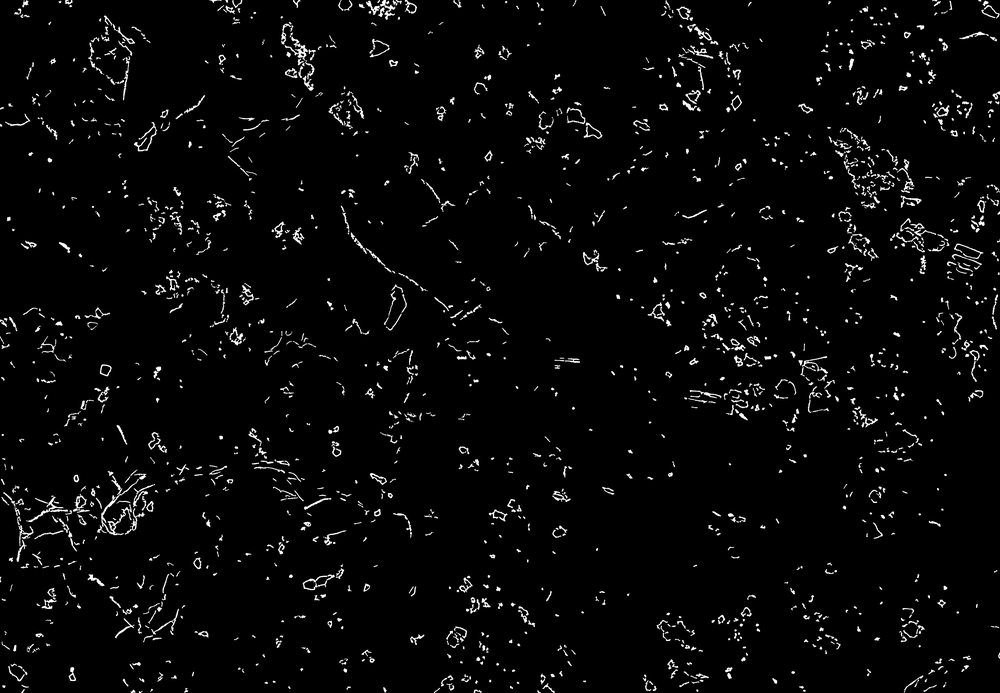
#> input picture reportspanoramas_unet_test2/10_fine.png, 1000 x 693 px, shrunk from 4096 x 2837 before the run
$ python -i sulfide_mask.py   (imports and definitions only)
#> lines starting #> are read from the running program, lines starting #| are printed output that depends on the picture; after the words box and inside, x2 and y2 are one past the last pixel; in counts of white or black regions, pixels touching at a corner belong together
#> further down, picture is the input picture: shape (693, 1000, 3); min 0, max 255, mean 8.2
"""Детекция и классификация сульфидных срастаний по ТЗ хакатона."""

from __future__ import annotations

import cv2
import numpy as np

SULFIDE_ORDINARY = 1
SULFIDE_FINE = 2


def extract_sulfide_masks(
    img_bgr: np.ndarray,
    min_area: int | None = None,
    ordinary_area_frac: float = 0.00008,
    replacement_threshold: float = 0.45,
) -> tuple[np.ndarray, np.ndarray, np.ndarray]:
    """
    Обычные: крупные изолированные светлые сульфиды с минимальным замещением.
    Тонкие: мелкие или сильно замещённые нерудной (тёмной) фазой.

    Возвращает ordinary_mask, fine_mask, all_sulfide_mask (uint8 0/255).
    """
#> called with ordinary_area_frac = 8e-05, replacement_threshold = 0.45
    h, w = img_bgr.shape[:2]
    gray = cv2.cvtColor(img_bgr, cv2.COLOR_BGR2GRAY)
    proc = cv2.createCLAHE(clipLimit=2.0, tileGridSize=(8, 8)).apply(gray)

    p90 = float(np.percentile(proc, 90))
#> p90 = 6
    p85 = float(np.percentile(proc, 85))
#> p85 = 3
    dark_ref = float(np.percentile(proc, 32))
#> dark_ref = 3

    bright = (proc >= p85).astype(np.uint8) * 255
#> bright: shape (693, 1000); every value is 255
    blur = cv2.GaussianBlur(proc, (21, 21), 0)
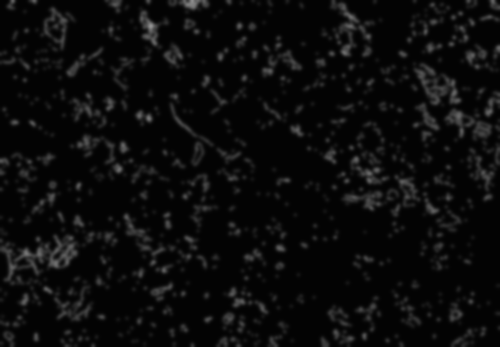
#> blur: shape (693, 1000) (shown at 1/2 size); min 3, max 147, mean 11.6
    local_peak = proc.astype(np.float32) > blur.astype(np.float32) + 10
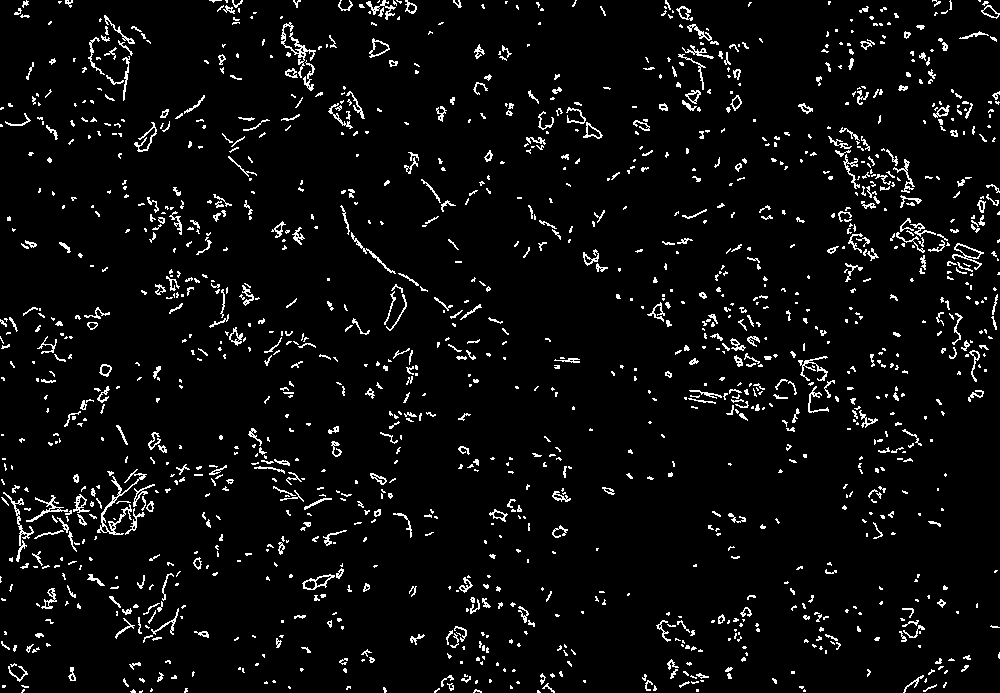
#> local_peak: shape (693, 1000) bool; 4.9% white in thin lines or dots
    bright = cv2.bitwise_and(bright, (local_peak.astype(np.uint8) * 255))
#> bright: shape (693, 1000); 4.9% white in thin lines or dots

    kernel = cv2.getStructuringElement(cv2.MORPH_ELLIPSE, (3, 3))
    bright = cv2.morphologyEx(bright, cv2.MORPH_OPEN, kernel, iterations=1)
#> bright: shape (693, 1000); 2.3% white in thin lines or dots
    bright = cv2.morphologyEx(bright, cv2.MORPH_CLOSE, kernel, iterations=2)
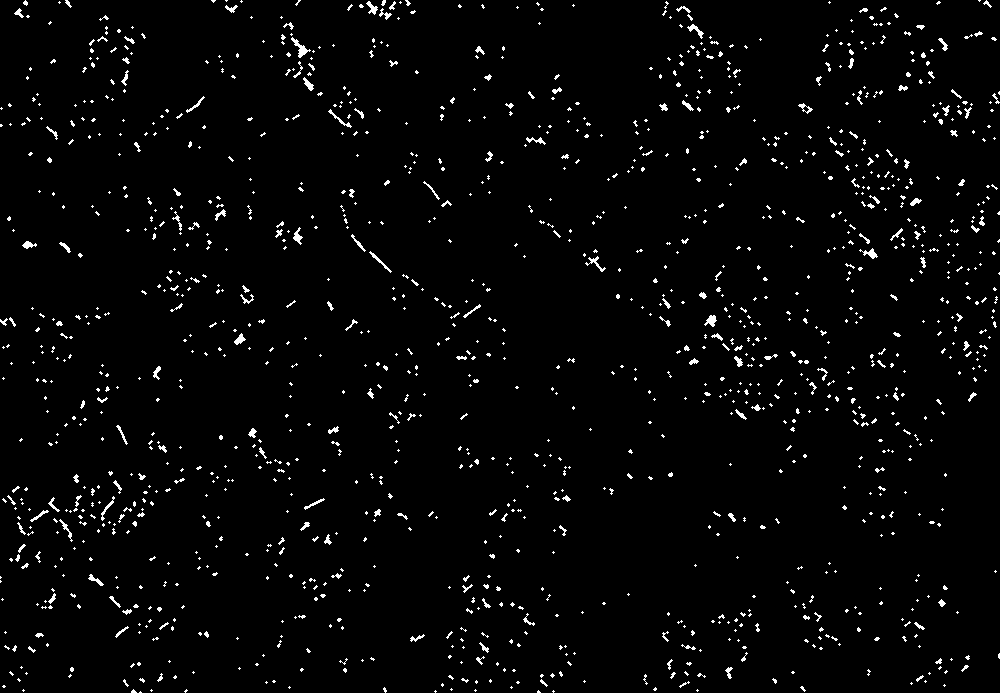
#> bright: shape (693, 1000); 2.5% white in thin lines or dots

    if min_area is None:
        min_area = max(60, int(h * w * 0.000004))
    min_ordinary_area = max(350, int(h * w * ordinary_area_frac))

    ordinary = np.zeros_like(gray)
    fine = np.zeros_like(gray)
    dilate_k = cv2.getStructuringElement(cv2.MORPH_ELLIPSE, (7, 7))

    n_labels, labels, stats, _ = cv2.connectedComponentsWithStats(bright, connectivity=8)
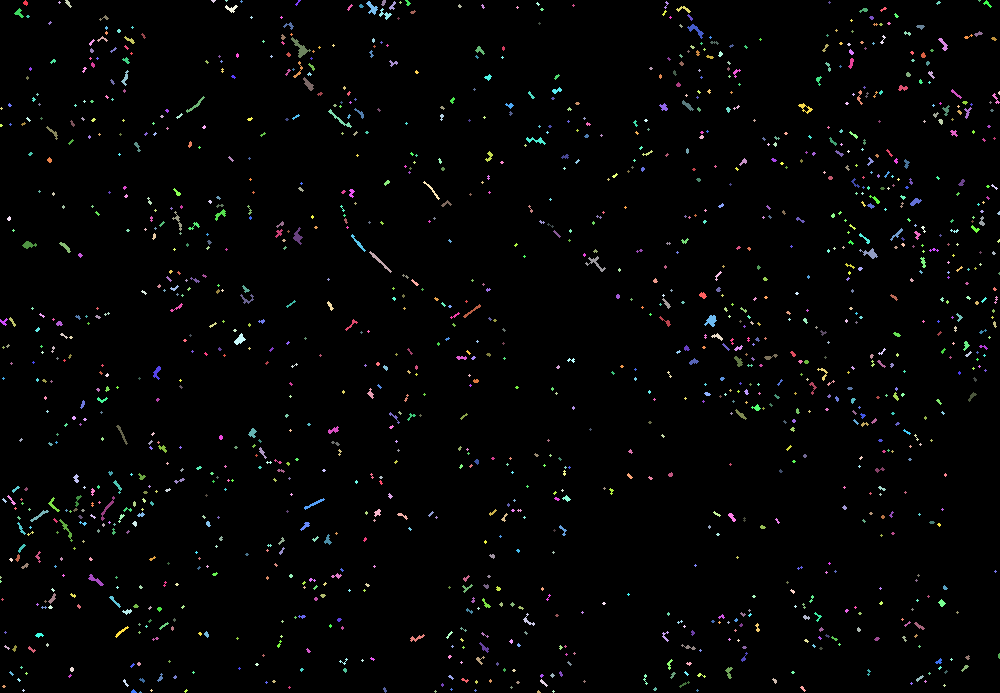
#> labels: shape (693, 1000) int32; 1369 distinct labels, from 0 to 1368; one colour per label, 0 black
#> n_labels = 1369; stats = 1369 rows, first 6: [0, 0, 1000, 693, 675430], [23, 0, 5, 6, 19], [58, 1, 3, 3, 5], [65, 0, 7, 8, 25], [211, 0, 5, 3, 9], [225, 0, 3, 2, 4]

    for i in range(1, n_labels):
        area = int(stats[i, cv2.CC_STAT_AREA])
        if area < min_area:
            continue

        component = labels == i
        bw = int(stats[i, cv2.CC_STAT_WIDTH])
        bh = int(stats[i, cv2.CC_STAT_HEIGHT])
        bbox_area = max(bw * bh, 1)
        compactness = area / bbox_area
        internal_mean = float(np.mean(proc[component]))

        comp_u8 = component.astype(np.uint8) * 255
        dilated = cv2.dilate(comp_u8, dilate_k, iterations=2)
        ring = (dilated > 0) & (~component)
        replacement = float(np.mean(proc[ring] < dark_ref)) if ring.any() else 0.0

        veins_inside = float(np.mean(proc[component] < dark_ref))

        is_ordinary = (
            area >= min_ordinary_area
            and compactness >= 0.30
            and internal_mean >= p90 - 8
            and replacement < replacement_threshold
            and veins_inside < 0.35
        )

        target = ordinary if is_ordinary else fine
        target[component] = 255
#> this loop made 1368 passes
#> area on passes 3, 9, 10: 25, 20, 29
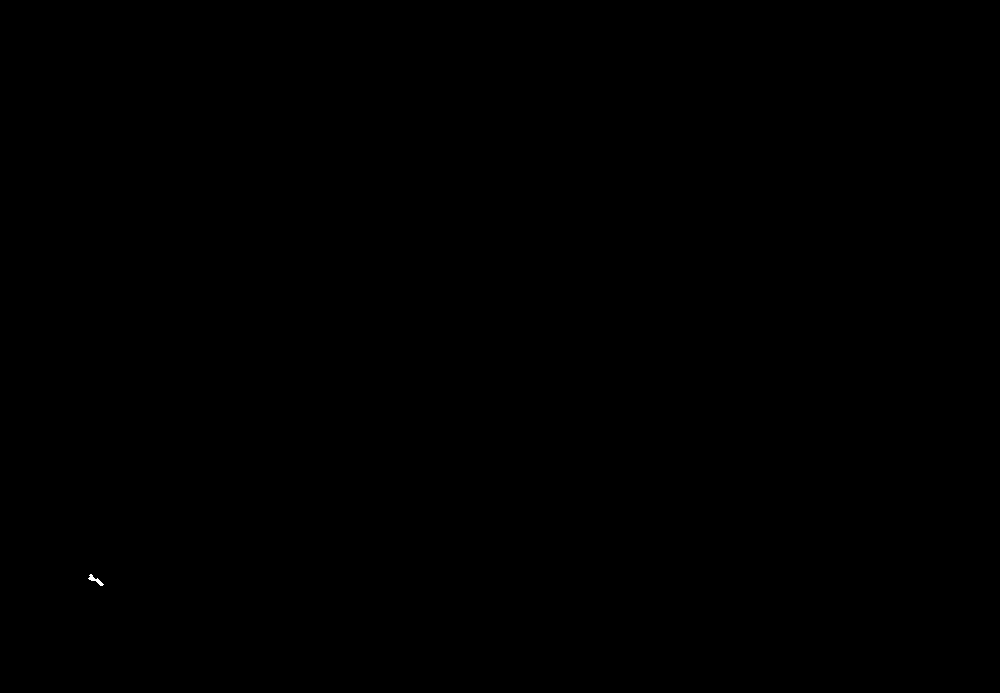
#> comp_u8: shape (693, 1000); 0.01% white; 1 white region, box (x1, y1, x2, y2) and area: (88, 574, 104, 586) 64
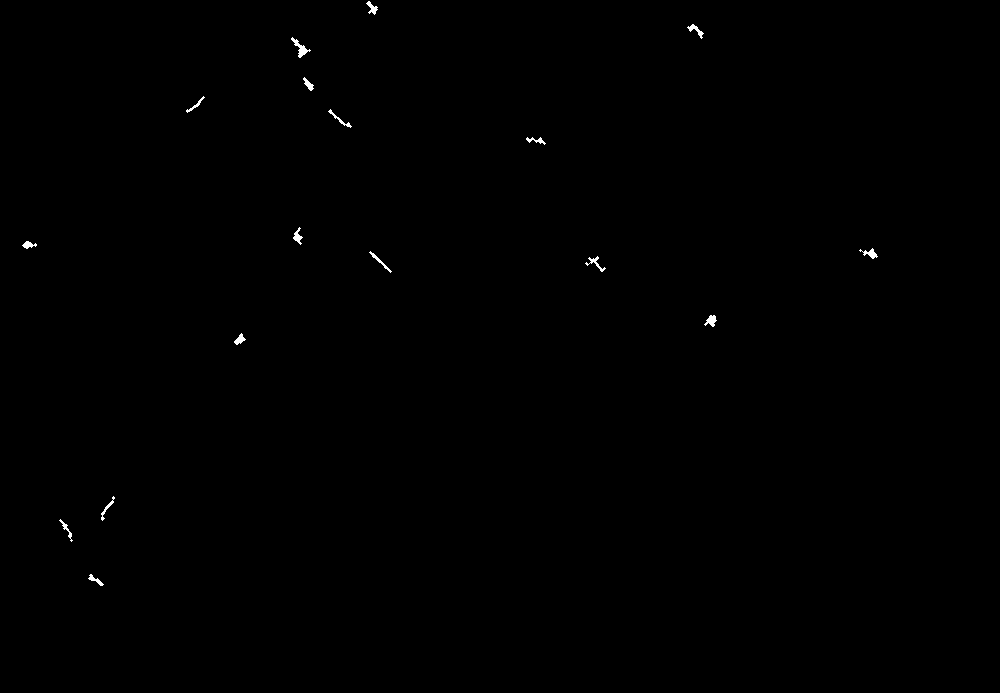
#> target: shape (693, 1000); 0.19% white; 17 white regions, largest, box (x1, y1, x2, y2) and area: (291, 37, 311, 58) 127, (704, 315, 717, 327) 87, (859, 248, 878, 259) 83

    all_sulfide = cv2.bitwise_or(ordinary, fine)
#> ordinary: shape (693, 1000); every value is 0
    return ordinary, fine, all_sulfide

>>> import cv2
>>> picture = cv2.imread('../reportspanoramas_unet_test2/10_fine.png')
>>> result = extract_sulfide_masks(picture)

$ run again, on reportspanoramas_unet_test2/10_talc.png
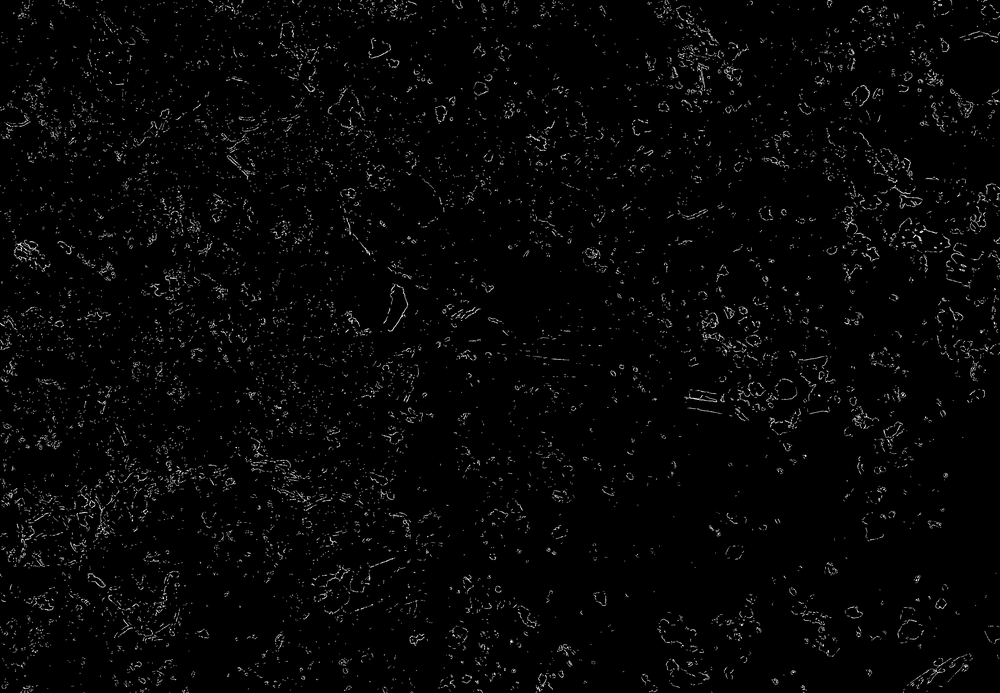
#> input picture reportspanoramas_unet_test2/10_talc.png, 1000 x 693 px, shrunk from 4096 x 2837 before the run
#> picture is the input picture: shape (693, 1000, 3); min 0, max 255, mean 5.7
#> p90 = 13
#> p85 = 6
#> dark_ref = 3
#> in extract_sulfide_masks, `bright = (proc >= p85).astype(np.uint8) * 255`:
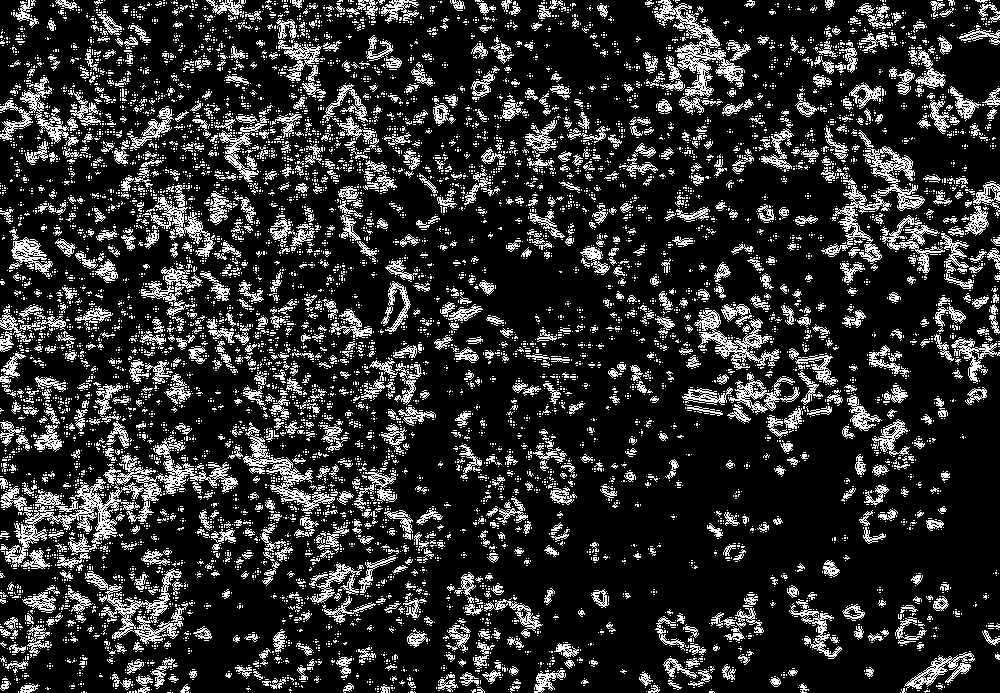
#> bright: shape (693, 1000); 17.8% white in thin lines or dots
#> local_peak: shape (693, 1000) bool; 7.6% white in thin lines or dots
#> in extract_sulfide_masks, `n_labels, labels, stats, _ = cv2.connectedComponentsWithStats(bright, ..`:
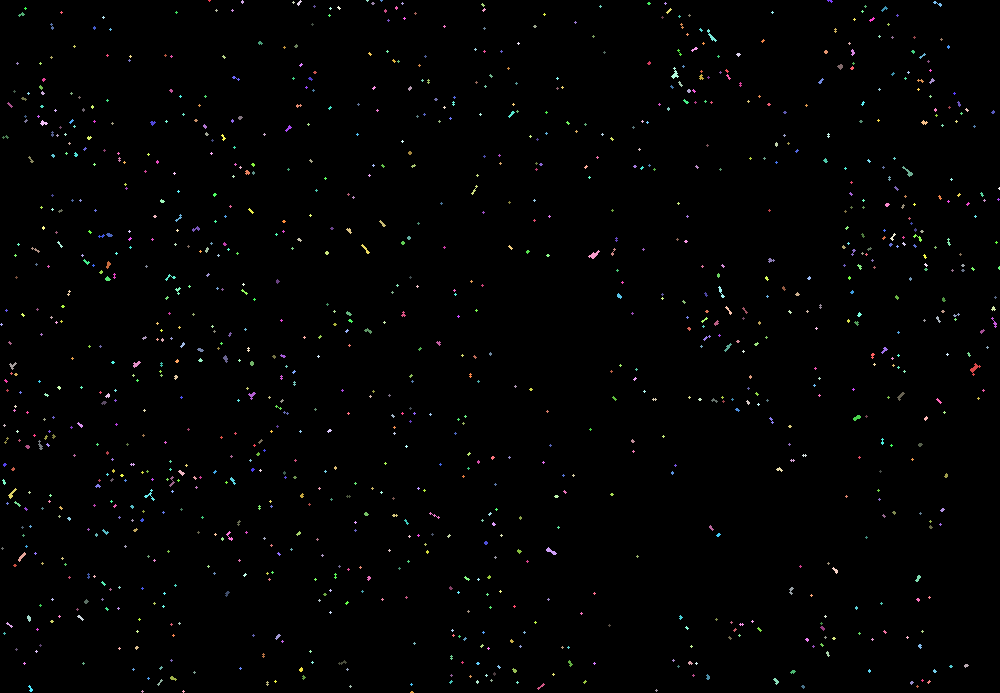
#> labels: shape (693, 1000) int32; 1111 distinct labels, from 0 to 1110; one colour per label, 0 black
#> n_labels = 1111; stats = 1111 rows, first 6: [0, 0, 1000, 693, 684208], [208, 0, 3, 2, 4], [241, 0, 3, 4, 8], [292, 1, 3, 3, 5], [297, 0, 5, 6, 14], [366, 0, 3, 2, 4]
#> the loop in extract_sulfide_masks, `for i in range(1, n_labels):` made 1110 passes
#> area on pass 55: 36
#> ordinary: shape (693, 1000); every value is 0

$ run again, on reportspanoramas_unet_test2/10_talc_probability.png
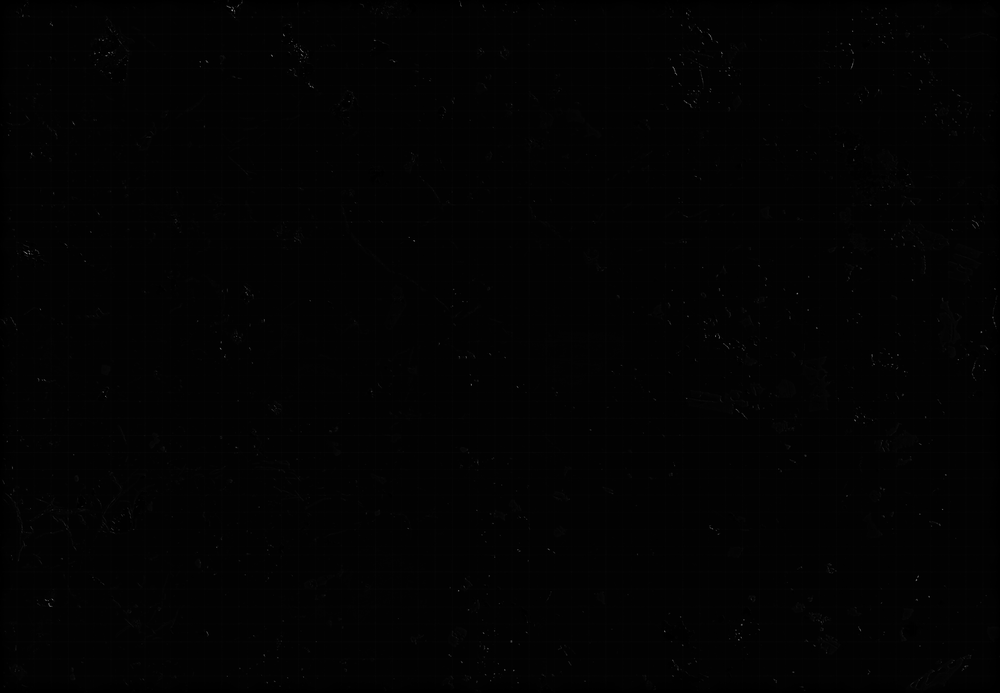
#> input picture reportspanoramas_unet_test2/10_talc_probability.png, 1000 x 693 px, shrunk from 4096 x 2837 before the run
#> picture is the input picture: shape (693, 1000, 3); min 0, max 146, mean 2.4
#> p90 = 12
#> p85 = 11
#> dark_ref = 7
#> in extract_sulfide_masks, `bright = (proc >= p85).astype(np.uint8) * 255`:
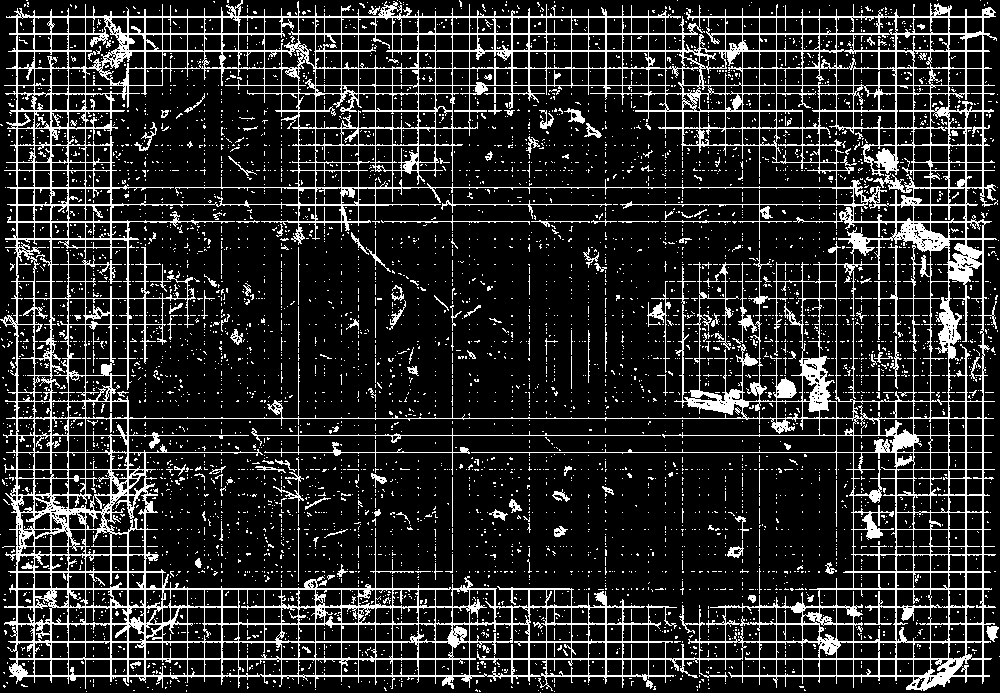
#> bright: shape (693, 1000); 16.2% white in thin lines or dots
#> in extract_sulfide_masks, `local_peak = proc.astype(np.float32) > blur.astype(np.float32) + 10`:
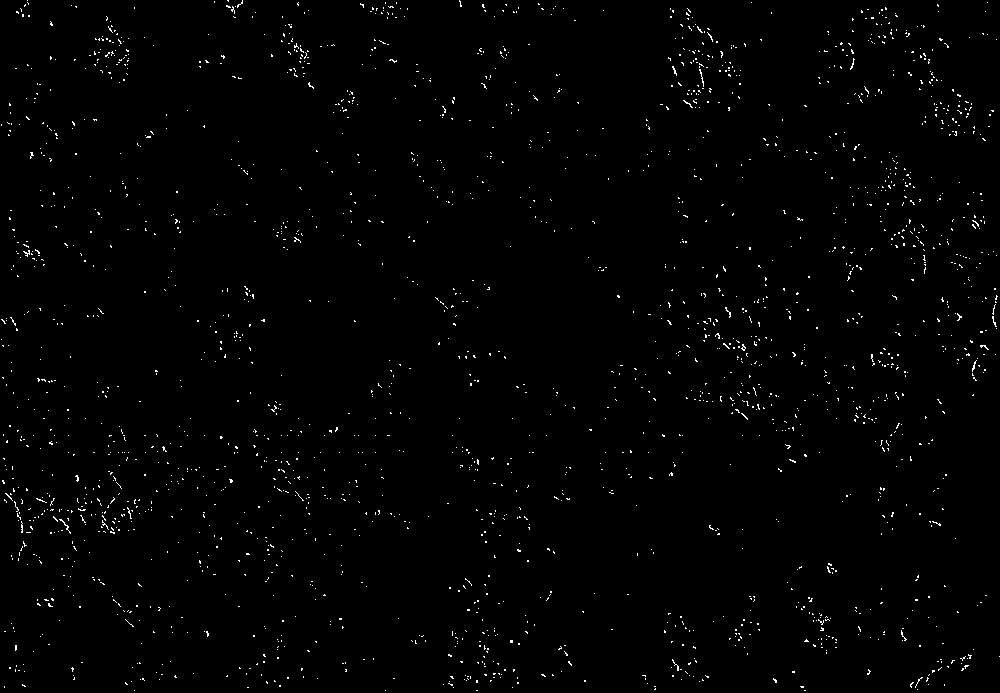
#> local_peak: shape (693, 1000) bool; 0.98% white in thin lines or dots
#> labels: shape (693, 1000) int32; 28 distinct labels, from 0 to 27
#> n_labels = 28; stats = 28 rows, first 6: [0, 0, 1000, 693, 692862], [50, 23, 3, 3, 5], [939, 38, 3, 3, 5], [840, 42, 3, 3, 5], [222, 55, 3, 3, 5], [842, 246, 3, 3, 5]
#> the loop in extract_sulfide_masks, `for i in range(1, n_labels):` made 27 passes
#> area on passes 1 to 8: 5, 5, 5, 5, 5, 5, 5, 5
#> ordinary: shape (693, 1000); every value is 0
